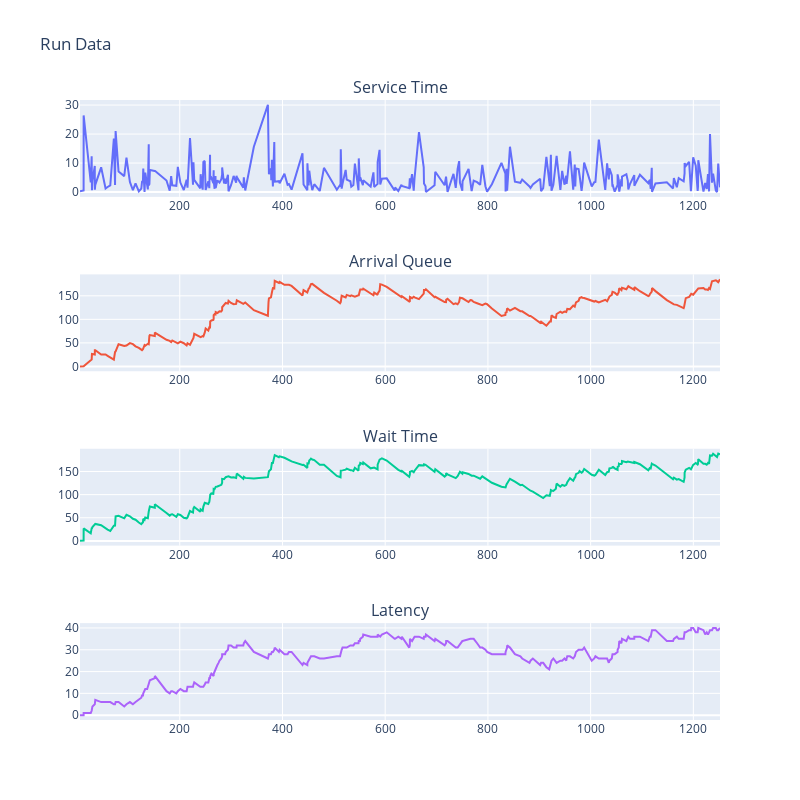

Write notebook code for a chart like this one.
### Code cell
fig = build_run_fig(Q)
fig.show()

### Figure 1 — Plotly figure (JSON) as saved in the notebook; plotly's stock layout.template omitted (floating-point values rounded to 4 significant figures; data arrays with more than 128 entries replaced by an {"elided": "..."} marker saying what was removed)
{"data": [{"type": "scatter", "x": {"elided": "295 float values"}, "xaxis": "x", "y": {"elided": "295 float values"}, "yaxis": "y"}, {"type": "scatter", "x": {"elided": "295 float values"}, "xaxis": "x2", "y": {"elided": "295 float values"}, "yaxis": "y2"}, {"type": "scatter", "x": {"elided": "295 float values"}, "xaxis": "x3", "y": {"elided": "295 float values"}, "yaxis": "y3"}, {"type": "scatter", "x": {"elided": "295 float values"}, "xaxis": "x4", "y": {"elided": "295 int values"}, "yaxis": "y4"}], "layout": {"annotations": [{"font": {"size": 16}, "showarrow": false, "text": "Service Time", "x": 0.5, "xanchor": "center", "xref": "paper", "y": 1, "yanchor": "bottom", "yref": "paper"}, {"font": {"size": 16}, "showarrow": false, "text": "Arrival Queue", "x": 0.5, "xanchor": "center", "xref": "paper", "y": 0.7188, "yanchor": "bottom", "yref": "paper"}, {"font": {"size": 16}, "showarrow": false, "text": "Wait Time", "x": 0.5, "xanchor": "center", "xref": "paper", "y": 0.4375, "yanchor": "bottom", "yref": "paper"}, {"font": {"size": 16}, "showarrow": false, "text": "Latency", "x": 0.5, "xanchor": "center", "xref": "paper", "y": 0.1562, "yanchor": "bottom", "yref": "paper"}], "height": 800, "showlegend": false, "title": {"text": "Run Data"}, "width": 800, "xaxis": {"anchor": "y", "domain": [0, 1]}, "xaxis2": {"anchor": "y2", "domain": [0, 1]}, "xaxis3": {"anchor": "y3", "domain": [0, 1]}, "xaxis4": {"anchor": "y4", "domain": [0, 1]}, "yaxis": {"anchor": "x", "domain": [0.8438, 1]}, "yaxis2": {"anchor": "x2", "domain": [0.5625, 0.7188]}, "yaxis3": {"anchor": "x3", "domain": [0.2812, 0.4375]}, "yaxis4": {"anchor": "x4", "domain": [0, 0.1562]}}}
